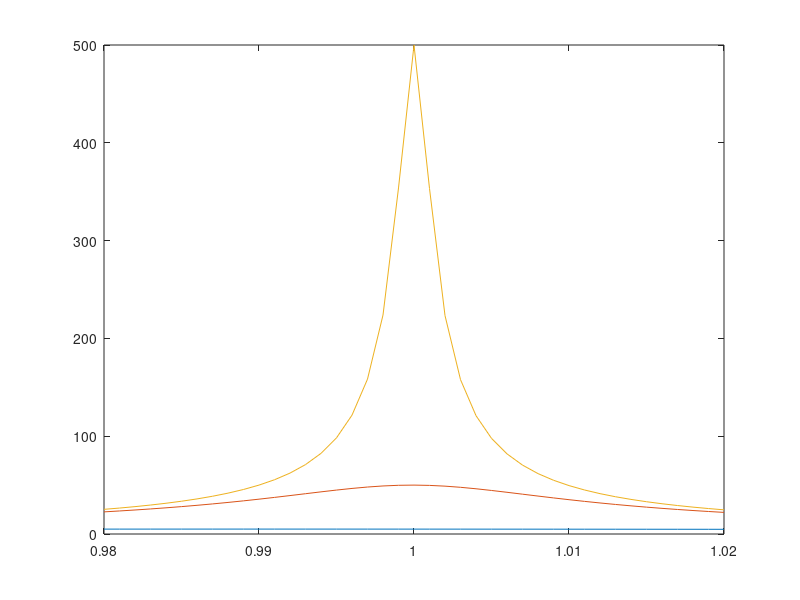

Here is the MATLAB script that generated this plot:
%% Lab 6
%6.1b
global w0;
w0=2;
x=-10:10;
v=-10:10;
[X,V]=meshgrid(x,v);
dxdt=V;
dvdt=-w0^2.*X;

startx=-10:10;
starty=-10:10;

quiver(X,V,dxdt,dvdt)
streamline(X,V,dxdt,dvdt,startx,starty)
%hold on

%% 6.1c

tstart=0;tfinal=1;
options=odeset('RelTol',1e-8);
% set the initial conditions in the y0 column vector

u01=zeros(2,1);
u01(1)=1; % initial position
u01(2)=0; % initial velocity

u02=zeros(2,1);
u02(1)=1; % initial position
u02(2)=1.4; % initial velocity

u03=zeros(2,1);
u03(1)=1; % initial position
u03(2)=-1; % initial velocity

xpp = @(t,u) [u(2); -w0^2*u(1)];
[t1,u1] = ode45(xpp,[tstart,tfinal],u01,options);
[t2,u2] = ode45(xpp,[tstart,tfinal],u02,options);
[t3,u3] = ode45(xpp,[tstart,tfinal],u03,options);

x1=u1(:,1);v1=u1(:,2);
x2=u2(:,1);v2=u2(:,2);
x3=u3(:,1);v3=u3(:,2);
% plot the position vs. time

plot(x1,v1);
title('Positions vs. Time1')
hold on

plot(x2,v2);
plot(x3,v3);
hold off

%% 6.2a
x=-10:10;
v=-10:10;
global gamma;
gamma=0.5;
%gamma=4;
[X,V]=meshgrid(x,v);
dxdt=V;
dvdt=-w0^2.*X-2*gamma*V
startx=-10:10;
starty=-10:10;

quiver(X,V,dxdt,dvdt)
streamline(X,V,dxdt,dvdt,startx,starty)

%hold on
%% 6.2b

tstart=0;tfinal=20;
options=odeset('RelTol',1e-8);
% set the initial conditions in the y0 column vector

u01=zeros(2,1);
u01(1)=1; % initial position
u01(2)=0; % initial velocity

u02=zeros(2,1);
u02(1)=1; % initial position
u02(2)=1.4; % initial velocity

u03=zeros(2,1);
u03(1)=1; % initial position
u03(2)=-1; % initial velocity

%Defines a two-dimensional function of t and u where 1stD is xprime and 2ndD
%is xpprime (don't fully understand this but it works
xpp = @(t,u) [u(2); -w0^2*u(1)-2*gamma*u(2)];
[t1,u1] = ode45(xpp,[tstart,tfinal],u01,options);
[t2,u2] = ode45(xpp,[tstart,tfinal],u02,options);
[t3,u3] = ode45(xpp,[tstart,tfinal],u03,options);

x1=u1(:,1);v1=u1(:,2);
x2=u2(:,1);v2=u2(:,2);
x3=u3(:,1);v3=u3(:,2);
% plot the position vs. time


plot(v1,x1);
title('Positions vs. Time1')
hold on

plot(v2,x2);
plot(v3,x3);
hold off

%% 6.2c
x=-10:10;
v=-10:10;
global gamma;
%gamma=0.5;
gamma=4;
[X,V]=meshgrid(x,v);
dxdt=V;
dvdt=-w0^2.*X-2*gamma*V
startx=-10:10;
starty=-10:10;

quiver(X,V,dxdt,dvdt)
streamline(X,V,dxdt,dvdt,startx,starty)

%hold on
%% 6.2c

tstart=0;tfinal=20;
options=odeset('RelTol',1e-8);
% set the initial conditions in the y0 column vector

u01=zeros(2,1);
u01(1)=1; % initial position
u01(2)=0; % initial velocity

u02=zeros(2,1);
u02(1)=1; % initial position
u02(2)=1.4; % initial velocity

u03=zeros(2,1);
u03(1)=1; % initial position
u03(2)=-1; % initial velocity

%Defines a two-dimensional function of t and u where 1stD is xprime and 2ndD
%is xpprime (don't fully understand this but it works
xpp = @(t,u) [u(2); -w0^2*u(1)-2*gamma*u(2)];
[t1,u1] = ode45(xpp,[tstart,tfinal],u01,options);
[t2,u2] = ode45(xpp,[tstart,tfinal],u02,options);
[t3,u3] = ode45(xpp,[tstart,tfinal],u03,options);

x1=u1(:,1);v1=u1(:,2);
x2=u2(:,1);v2=u2(:,2);
x3=u3(:,1);v3=u3(:,2);
% plot the position vs. time


plot(v1,x1);
title('Positions vs. Time1')
hold on

plot(v2,x2);
plot(v3,x3);
hold off

%% 6.2d
x=-10:10;
v=-10:10;
global gamma;
gamma=0.5;
%gamma=4;
[X,V]=meshgrid(x,v);
dxdt=V;
dvdt=-w0^2.*X-2*gamma*V*V
startx=-10:10;
starty=-10:10;

quiver(X,V,dxdt,dvdt)
streamline(X,V,dxdt,dvdt,startx,starty)

%hold on
%% 6.2d
gamma=0.5;
tstart=0;tfinal=20;
% set the initial conditions in the y0 column vector

u01=zeros(2,1);
u01(1)=1; % initial position
u01(2)=0; % initial velocity

u02=zeros(2,1);
u02(1)=1; % initial position
u02(2)=1.4; % initial velocity

u03=zeros(2,1);
u03(1)=1; % initial position
u03(2)=-1; % initial velocity

%Defines a two-dimensional function of t and u where 1stD is xprime and 2ndD
%is xpprime (don't fully understand this but it works
xpp = @(t,u) [u(2); -w0^2*u(1)-2*gamma*abs(u(2)).*u(2)];
[t1,u1] = ode45(xpp,[tstart,tfinal],u01,options);
[t2,u2] = ode45(xpp,[tstart,tfinal],u02,options);
[t3,u3] = ode45(xpp,[tstart,tfinal],u03,options);

x1=u1(:,1);v1=u1(:,2);
x2=u2(:,1);v2=u2(:,2);
x3=u3(:,1);v3=u3(:,2);
% plot the position vs. time


plot(x1,v1);
title('Positions vs. Time1')
hold on

plot(x2,v2);
plot(x3,v3);
hold off

%% 6.3

tstart=0;tfinal=300;
% set the initial conditions in the y0 column vector
global w0 F0 m w w0 gamma
F0=1;
m=1;
w0=1;
w=1.1;
gamma=0.01;

u01=zeros(2,1);
u01(1)=0; % initial position
u01(2)=0; % initial velocity

%Defines a two-dimensional function of t and u where 1stD is xprime and 2ndD
%is xpprime (don't fully understand this but it works
xpp = @(t,u) [u(2); -w0^2*u(1)-2*gamma*u(2)+F0/m*cos(w*t)];
[t1,u1] = ode45(xpp,[tstart,tfinal],u01,options);

x1=u1(:,1);v1=u1(:,2);

% plot the position vs. time

plot(t1,x1);
title('Positions vs. Time1')
%% 6.4a

tstart=0;tfinal=100;
% set the initial conditions in the y0 column vector
F0=1;
m=1;
w0=1;
w=1.1;
gamma=0.1;

u01=zeros(2,1);
u01(1)=0; % initial position
u01(2)=0; % initial velocity

%Defines a two-dimensional function of t and u where 1stD is xprime and 2ndD
%is xpprime (don't fully understand this but it works
xpp = @(t,u) [u(2); -w0^2*u(1)-2*gamma*u(2)+F0/m*cos(w*t)];
[t1,u1] = ode45(xpp,[tstart,tfinal],u01,options);

x1=u1(:,1);
Amplitude=max(x1(1000:end))

% plot the position vs. time

plot(t1,x1);
title('Positions vs. Time1')

%% 6.4b

tstart=0;tfinal=100;
% set the initial conditions in the y0 column vector
clear Amplitude
warray=0.98:0.001:1.02;
F0=1;
m=1;
w0=1;
a=0;
for k=0.98:0.001:1.02
    w=k;
    gamma=0.1;

u01=zeros(2,1);
u01(1)=0; % initial position
u01(2)=0; % initial velocity

%Defines a two-dimensional function of t and u where 1stD is xprime and 2ndD
%is xpprime (don't fully understand this but it works
xpp = @(t,u) [u(2); -w0^2*u(1)-2*gamma*u(2)+F0/m*cos(w*t)];
[t1,u1] = ode45(xpp,[tstart,tfinal],u01,options);

x1=u1(:,1);
a=a+1;
Amplitude(a)=max(x1(1000:end));
end

plot(warray,Amplitude)

%% 6.5a
clear all;close all;
w0=1;
F0=1;
m=1;
gamma=0.1;
w=0.98:0.001:1.02;

A=F0/m./sqrt((w0.^2-w.*w).^2+4*gamma^2.*w.*w);
phi=atan(2*gamma.*w./(w0^2-w.^2));
plot(w,A)
plot(w,phi)
%% 6.5b
clear all;close all;
w0=1;
F0=1;
m=1;
gamma=0.1;
gamma1=0.01;
gamma2=0.001;
w=0.98:0.001:1.02;

A=F0/m./sqrt((w0.^2-w.*w).^2+4*gamma^2.*w.*w);
A1=F0/m./sqrt((w0.^2-w.*w).^2+4*gamma1^2.*w.*w);
A2=F0/m./sqrt((w0.^2-w.*w).^2+4*gamma2^2.*w.*w);
plot(w,A)
hold on
plot(w,A1)
plot(w,A2)